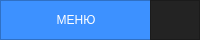
     <widget class="QFrame" name="top_Bar">
      <property name="maximumSize">
       <size>
        <width>16777215</width>
        <height>40</height>
       </size>
      </property>
      <property name="styleSheet">
       <string notr="true">background-color: rgb(35, 35, 35);</string>
      </property>
      <property name="frameShape">
       <enum>QFrame::NoFrame</enum>
      </property>
      <property name="frameShadow">
       <enum>QFrame::Raised</enum>
      </property>
      <layout class="QHBoxLayout" name="horizontalLayout">
       <property name="spacing">
        <number>0</number>
       </property>
       <property name="leftMargin">
        <number>0</number>
       </property>
       <property name="topMargin">
        <number>0</number>
       </property>
       <property name="rightMargin">
        <number>0</number>
       </property>
       <property name="bottomMargin">
        <number>0</number>
       </property>
       <item>
        <widget class="QFrame" name="frame_toggle">
         <property name="maximumSize">
          <size>
           <width>150</width>
           <height>40</height>
          </size>
         </property>
         <property name="styleSheet">
          <string notr="true">background-color: rgb(61, 145, 255);</string>
         </property>
         <property name="frameShape">
          <enum>QFrame::StyledPanel</enum>
         </property>
         <property name="frameShadow">
          <enum>QFrame::Raised</enum>
         </property>
         <layout class="QVBoxLayout" name="verticalLayout_2">
          <property name="spacing">
           <number>0</number>
          </property>
          <property name="leftMargin">
           <number>0</number>
          </property>
          <property name="topMargin">
           <number>0</number>
          </property>
          <property name="rightMargin">
           <number>0</number>
          </property>
          <property name="bottomMargin">
           <number>0</number>
          </property>
          <item>
           <widget class="QPushButton" name="Btn_toggle">
            <property name="sizePolicy">
             <sizepolicy hsizetype="Expanding" vsizetype="Expanding">
              <horstretch>0</horstretch>
              <verstretch>0</verstretch>
             </sizepolicy>
            </property>
            <property name="minimumSize">
             <size>
              <width>150</width>
              <height>0</height>
             </size>
            </property>
            <property name="styleSheet">
             <string notr="true">color: rgb(255, 255, 255);
border: 0px solid;</string>
            </property>
            <property name="text">
             <string>МЕНЮ</string>
            </property>
            <property name="icon">
             <iconset>
              <normaloff>icons/align-left.svg</normaloff>icons/align-left.svg</iconset>
            </property>
           </widget>
          </item>
         </layout>
        </widget>
       </item>
       <item>
        <widget class="QFrame" name="frame_top">
         <property name="frameShape">
          <enum>QFrame::StyledPanel</enum>
         </property>
         <property name="frameShadow">
          <enum>QFrame::Raised</enum>
         </property>
        </widget>
       </item>
      </layout>
     </widget>
